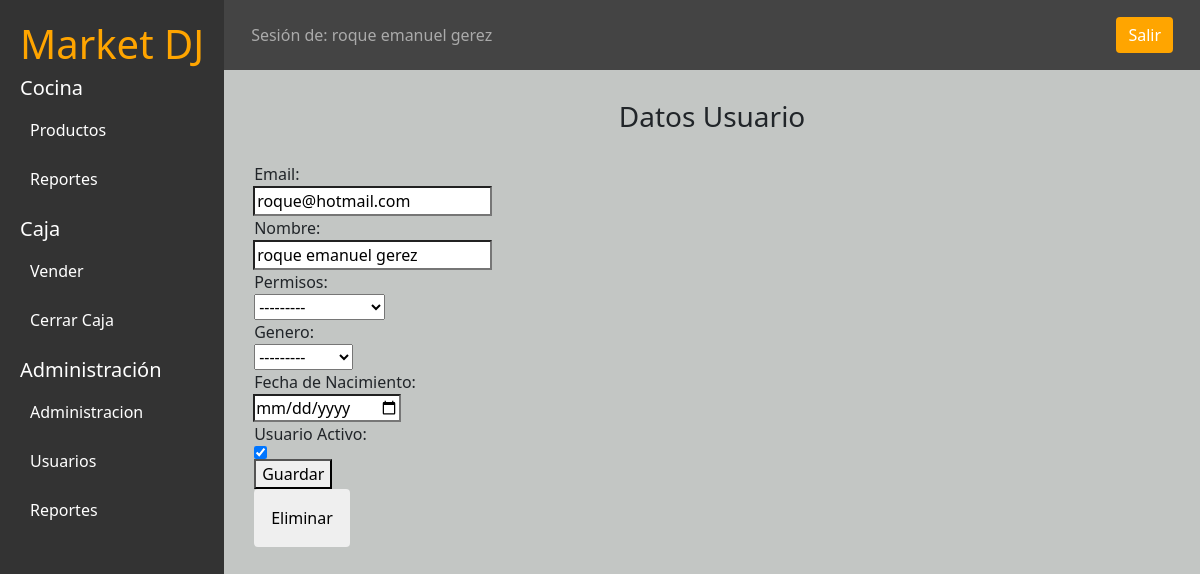
Page /users/update/1/ on the committed database.
### applications/users/models.py (models this page shows, shortened)
class User(AbstractBaseUser, PermissionsMixin):
    ADMINISTRADOR = '0'
    CAJERO = '1'
    COCINERO = '2'
    VARON = 'M'
    MUJER = 'F'
    OTRO = 'O'
    OCUPATION_CHOICES = [
        (ADMINISTRADOR, 'Administrador'),
        (CAJERO, 'Cajero'),
        (COCINERO, 'Cocinero'),
    ]
    GENDER_CHOICES = [
        (VARON, 'Masculino'),
        (MUJER, 'Femenino'),
        (OTRO, 'Otros'),
    ]
    email = models.EmailField(unique=True)
    telefono = models.CharField('Telefono', max_length=50, default='123')
    full_name = models.CharField('Nombres', max_length=100)
    domicilio = models.CharField('Domicilio', max_length=100, blank=True, null=True)
    ocupation = models.CharField(
        max_length=1,
        choices=OCUPATION_CHOICES,
        blank=True
    )
    genero = models.CharField(
        max_length=1,
        choices=GENDER_CHOICES,
        blank=True
    )
    date_birth = models.DateField(
        'Fecha de nacimiento',
        blank=True,
        null=True
    )
    is_staff = models.BooleanField(default=False)
    is_active = models.BooleanField(default=False)
    USERNAME_FIELD = 'email'
    REQUIRED_FIELDS = ['full_name']
    objects = UserManager()

### applications/users/views.py (the view)
class UserUpdateView(UpdateView):
    template_name = "users/update.html"
    model = User
    form_class = UserUpdateForm
    success_url = reverse_lazy('users_app:User-Lista')

### templates/users/update.html (shortened to what this page needs)
{% extends "panel.html" %}
{% load  static %}
{% block panel-content %}
<div class="grid-x grid-margin-x align-center">
  <h3 class="cell" style="margin-bottom: 1em; text-align: center;">Datos Usuario</h3>
  <form class="cell medium-9 grid-x grid-margin-x align-center" method="POST">{% csrf_token %}
    <div class="cell medium-12">
      <label>Email:</label>
      <div class="input-group">
        {{ form.email }}
      </div>
    </div>
    <div class="cell medium-6">
      <label>Nombre:</label>
      <div class="input-group">
        {{form.full_name}}
      </div>
    </div>
    <div class="cell medium-6">
      <label>Permisos:</label>
      <div class="input-group">
        {{form.ocupation}}
      </div>
    </div>
    <div class="cell medium-6">
      <label>Genero:</label>
      <div class="input-group">
        {{form.genero}}
      </div>
    </div>
    <div class="cell medium-6">
      <label>Fecha de Nacimiento:</label>
      <div class="input-group">
        {{ form.date_birth }}
      </div>
    </div>
    <div class="cell medium-6">
        <label>Usuario Activo:</label>
        <div class="input-group">
          {{ form.is_active }}
        </div>
    </div>
    <div class="cell medium-10">
      <button type="submit" class="cell button success">Guardar</button>
    </div>
  </form>
  <form class="cell medium-5" action="{% url 'users_app:user-delete' object.id %}" method="POST">
    <button type="submit" class="cell alert button">Eliminar</button>
  </form>
</div>
{% endblock panel-content %}

### templates/panel.html
{% extends 'base.html' %}
{% load static %}
{% block css %}
    <link rel="stylesheet" href="{% static 'css/stylesindex.css' %}">
{% endblock css %}
{% block content %}
    <div class="d-flex">
        <div class="sidebar">
            <h1>Market DJ</h1>
            {% if user.is_active %}
            <h5>Cocina</h5>
            <a href="#">Productos</a>
            <a href="#">Reportes</a>
            <div class="mt-3">
                <h5>Caja</h5>
                <a href="#">Vender</a>
                <a href="#">Cerrar Caja</a>
            </div>
            <div class="mt-3">
                <h5>Administración</h5>
                <a href="#">Administracion</a>
                <a href="{% url 'users_app:User-Lista' %}">Usuarios</a>
                <a href="#">Reportes</a>
            </div>
        {% endif %}
    </div>
        <div class=" flex-grow-1 ">
            <nav class="navbar navbar-expand-lg navbar-dark">
                {% if user.is_active %}
                <div class="container-fluid">
                    <span class="navbar-text">Sesión de: {{ user.full_name }}</span>
                    <a href="{% url 'users_app:User-Logout' %}" class="btn btn-salir ml-auto">Salir</a>
                </div>
                {% endif %}
            </nav>
            <div class=" container-fluid  content min-vh-100">
            {% block panel-content %}
            {% endblock panel-content %}
            </div>
        </div>
    </div>
    {% endblock content %}

### static/css/stylesindex.css (style rules this page uses)
.sidebar { background-color: #333; color: white; height: 100vh; padding: 20px; }
.sidebar h1 { color: orange; }
.sidebar a { color: white; display: block; padding: 10px; margin: 5px 0; text-decoration: none; }
.navbar { background-color: #444; color: white; padding: 15px; }
.navbar .btn-salir { background-color: orange; border: none; color: white; }
.content { background-color: #c3c6c4; padding: 30px; }

### rows in the picture
User: full_name "roque emanuel gerez", email "roque@hotmail.com", ocupation "---------", genero "---------", is_active "☑"
